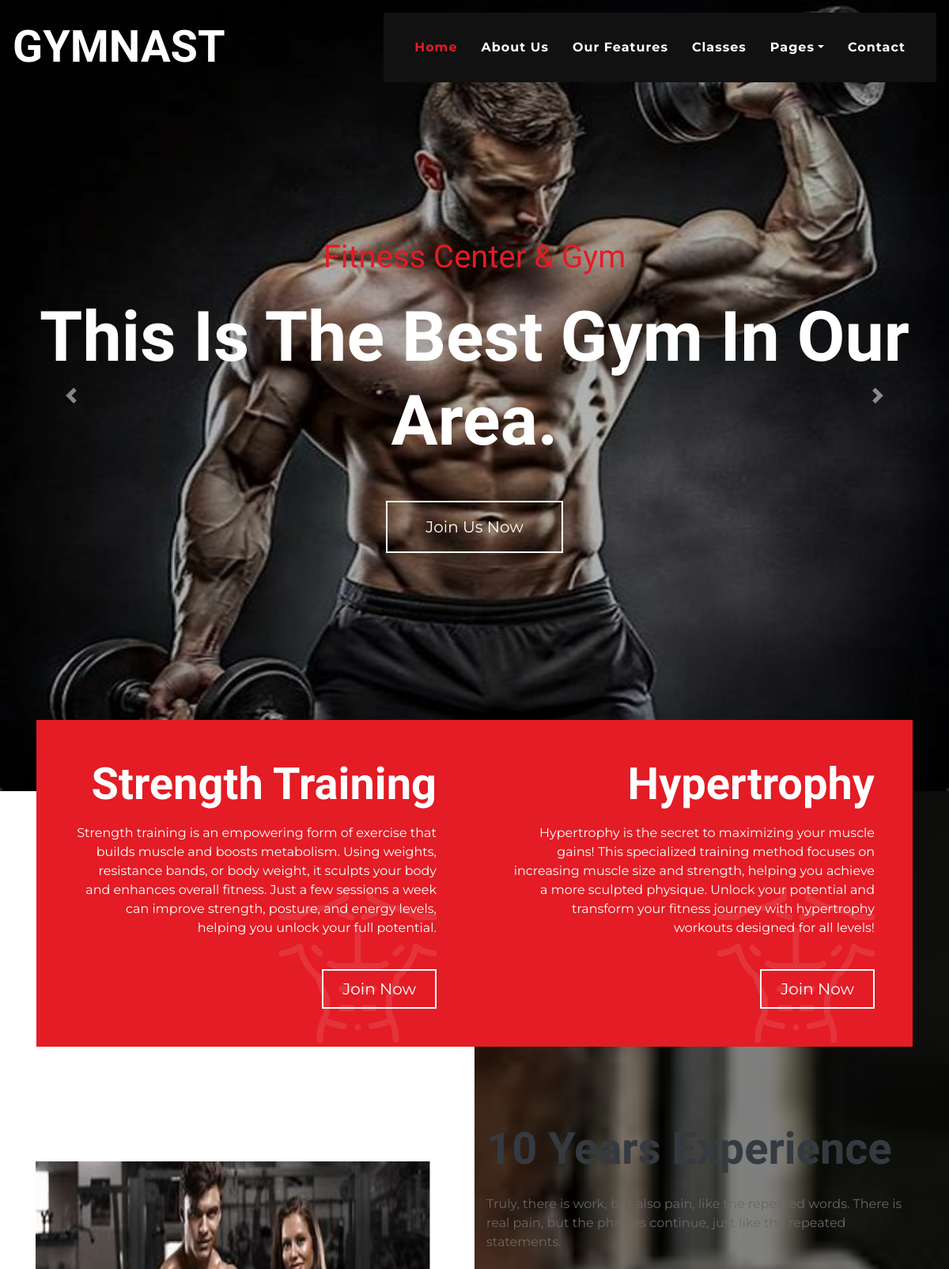
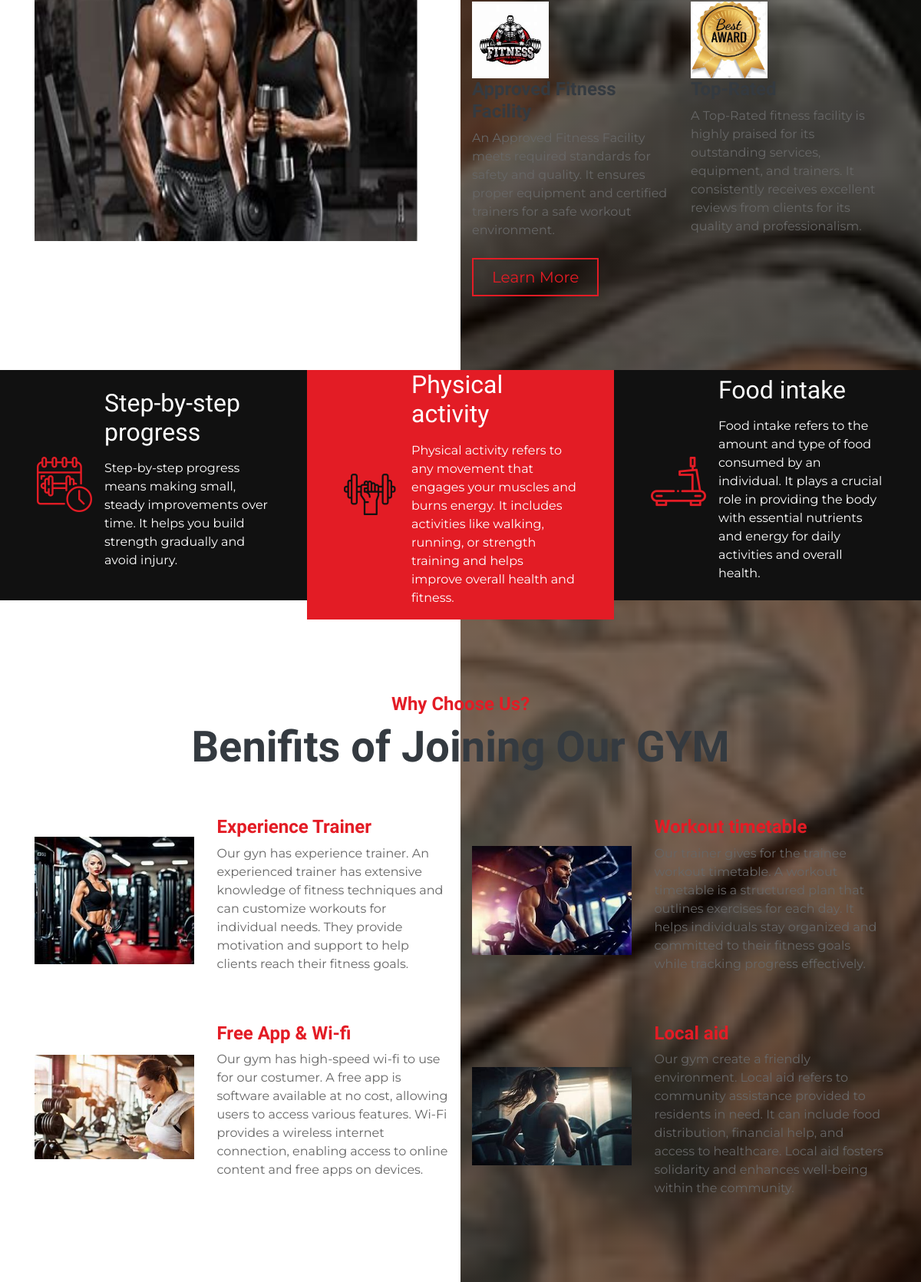
The page / (upper part) on the database its author committed (2 pictures, top to bottom).
### myapp/models.py (models this page shows)
class Home(models.Model):
    title = models.CharField(max_length=200)
    description = models.TextField()
    images = models.ImageField(upload_to='images/')

class Access(models.Model):
    title = models.CharField(max_length=200)
    description = models.TextField()

class About(models.Model):
    image = models.ImageField(upload_to='about/')

class About1(models.Model):
    image = models.ImageField(upload_to='about1/')
    name = models.CharField(max_length=200)
    description = models.TextField()

class Featue(models.Model):
    name = models.CharField(max_length=200)
    description = models.TextField()

class Featue1(models.Model):
    name = models.CharField(max_length=200)
    description = models.TextField()

class Featue2(models.Model):
    name = models.CharField(max_length=200)
    description = models.TextField()

class Benefit(models.Model):
    image = models.ImageField(upload_to='benefit/')
    name = models.CharField(max_length=200)
    description = models.TextField()

### myapp/views.py (the view)
# urls.py: 2. Add a URL to urlpatterns:  path('', views.home, name='home')
def home(request):
    home = Home.objects.all().order_by('id')
    access = Access.objects.all().order_by('id')[:2]
    about = About.objects.all().order_by('id')
    about1 = About1.objects.all().order_by('id')[:2]
    featue = Featue.objects.all().order_by('id')
    featue1 = Featue1.objects.all().order_by('id')
    featue2 = Featue2.objects.all().order_by('id')
    benefit = Benefit.objects.all().order_by('id')[:4]
    bmi = Bmi.objects.all().order_by('-id')
    trainer = Trainer.objects.all().order_by('id')
    client = Client.objects.all().order_by('id')[:4]
    blog = Blog.objects.all().order_by('id')[:3]
    subscribe = Subscribe.objects.all().order_by('id')
    context = {
        'home': home,
        'access': access,
        'about': about,
        'about1': about1,
        'featue': featue,
        'featue1': featue1,
        'featue2': featue2,
        'benefit': benefit,
        'bmi': bmi,
        'trainer': trainer,
        'client': client,
        'blog': blog,
        'subscribe': subscribe
    }
    return render(request, 'index.html', context)

### myapp/templates/index.html (shortened to what this page needs)
{% extends 'base.html' %}
{% block body %}
{% load static %}
<div class="container-fluid p-0">
    <div id="blog-carousel" class="carousel slide" data-ride="carousel">
        <div class="carousel-inner">
            {% for h in home %}
            <div class="carousel-item {% if forloop.first %}active{% endif %}">
                <img class="w-100" src="{{ h.images.url }}" alt="image" style="height:1000px">
                <div class="carousel-caption d-flex flex-column align-items-center justify-content-center">
                    <h1 class="text-primary text-capitalize m-0">{{ h.title }}</h1>
                    <h2 class="display-2 m-0 mt-2 mt-md-4 text-white font-weight-bold text-capitalize">{{ h.description }}</h2>
                    <a href="" class="btn btn-lg btn-outline-light mt-3 mt-md-5 py-md-3 px-md-5">Join Us Now</a>
                </div>
            </div>
            {% endfor %}
        </div>
        <a class="carousel-control-prev" href="#blog-carousel" data-slide="prev">
            <span class="carousel-control-prev-icon"></span>
        </a>
        <a class="carousel-control-next" href="#blog-carousel" data-slide="next">
            <span class="carousel-control-next-icon"></span>
        </a>
    </div>
</div>
<div class="container gym-class mb-5">
    <div class="row px-3">
        {% for a in access %}
        <div class="col-md-6 p-0">
            <div class=" d-flex flex-column align-items-end bg-primary text-right text-white py-5 px-5">
                <i class="flaticon-six-pack"></i>
                <h3 class="display-4 mb-3 text-white font-weight-bold">{{ a.title }}</h3>
                <p>{{ a.description }}</p>
                <a href="" class="btn btn-lg btn-outline-light mt-4 px-4">Join Now</a>
            </div>
        </div>
        {% endfor %}
    </div>
</div>
<div class="container py-5">
    <div class="row align-items-center">
        {% for a in about %}
        <div class="col-lg-6">
            <img class="img-fluid mb-4 mb-lg-0'" src="{{a.image.url}}" alt="Image" style="height: 450px;  width: 500px">
        </div>
        {% endfor %}
        <div class="col-lg-6">
            <h2 class="display-4 font-weight-bold mb-4">10 Years Experience</h2>
            <p>Truly, there is work, but also pain, like the repeated words. There is real pain, but the phrases continue, just like the repeated statements.</p>
            <div class="row py-2">
                {% for a in about1 %}
                <div class="col-sm-6">
                    <img src = {{ a.image.url }} style="height: 100px; width: 100px;">
                    <h4 class="font-weight-bold">{{ a.name }}</h4>
                    <p>{{ a.description }}</p>
                </div>
                {% endfor %}
            </div>
            <a href="" class="btn btn-lg px-4 btn-outline-primary">Learn More</a>
        </div>
    </div>
</div>
<div class="container-fluid my-5">
    <div class="row">
        <div class="col-lg-4 p-0">
            <div class="d-flex align-items-center bg-secondary text-white px-5" style="min-height: 300px;">
                <i class="flaticon-training display-3 text-primary mr-3"></i>
                {% for f in featue %}
                <div class="">
                    <h2 class="text-white mb-3">{{ f.name }}</h2>
                    <p>{{ f.description }}</p>
                </div>
                {% endfor %}
            </div>
        </div>
        <div class="col-lg-4 p-0">
            <div class="d-flex align-items-center bg-primary text-white px-5" style="min-height: 300px;">
                <i class="flaticon-weightlifting display-3 text-secondary mr-3"></i>
                {% for f in featue1 %}
                <div class="">
                    <h2 class="text-white mb-3">{{ f.name }}</h2>
                    <p>{{ f.description }}</p>
                </div>
                {% endfor %}
            </div>
        </div>
        <div class="col-lg-4 p-0">
            <div class="d-flex align-items-center bg-secondary text-white px-5" style="min-height: 300px;">
                <i class="flaticon-treadmill display-3 text-primary mr-3"></i>
                {% for f in featue2 %}
                <div class="">
                    <h2 class="text-white mb-3">{{ f.name }}</h2>
                    <p>{{ f.description }}</p>
                </div>
                {% endfor %}
            </div>
        </div>
    </div>
</div>
<div class="container feature pt-5">
    <div class="d-flex flex-column text-center mb-5">
        <h4 class="text-primary font-weight-bold">Why Choose Us?</h4>
        <h4 class="display-4 font-weight-bold">Benifits of Joining Our GYM</h4>
    </div>
    <div class="row">
        {% for b in benefit %}
        <div class="col-md-6 mb-5">
            <div class="row align-items-center">
                <div class="col-sm-5">
                    <img class="img-fluid mb-3 mb-sm-0" src="{{ b.image.url }}" alt="Image">
                </div>
                <div class="col-sm-7">
                    <h4 class="text-primary font-weight-bold">{{ b.name }}</h4>
                    <p>{{ b.description }}</p>
                </div>
            </div>
        </div>
        {% endfor %}
    </div>
</div>
{% endblock %}

### templates/base.html (shortened to what this page needs)
{% load static %}
<!DOCTYPE html>
<html>
<head>
    <head>
        <link href="https://cdnjs.cloudflare.com/ajax/libs/font-awesome/5.10.0/css/all.min.css" rel="stylesheet">
        <link href="{% static 'lib/flaticon/font/flaticon.css' %}" rel="stylesheet">
        <link href="{% static 'css/style.min.css' %}" rel="stylesheet">
    </head>
</head>
<body>
    {% include 'header.html' %}
    {% block body %} {% endblock %}
</body>
</html>

### templates/header.html (shortened to what this page needs)
{% load static %}
<div class="container-fluid p-0 nav-bar">
    <nav class="navbar navbar-expand-lg bg-none navbar-dark py-3">
        <a href="" class="navbar-brand">
            <h1 class="m-0 display-4 font-weight-bold text-uppercase text-white">Gymnast</h1>
        </a>
        <div class="collapse navbar-collapse justify-content-between" id="navbarCollapse">
            <div class="navbar-nav ml-auto p-4 bg-secondary">
                <a href="index.html" class="nav-item nav-link active">Home</a>
                <a href="about.html" class="nav-item nav-link">About Us</a>
                <a href="feature.html" class="nav-item nav-link">Our Features</a>
                <a href="class.html" class="nav-item nav-link">Classes</a>
                <div class="nav-item dropdown">
                    <a href="#" class="nav-link dropdown-toggle" data-toggle="dropdown">Pages</a>
                </div>
                <a href="contact.html" class="nav-item nav-link">Contact</a>
            </div>
        </div>
    </nav>
</div>

### rows shown on the page
Home: images (picture), title "Fitness Center & Gym", description "This Is The Best Gym In Our Area."
Access: title "Strength Training", description "Strength training is an empowering form of exercise that builds muscle and boosts metabolism. Using weights, resistance bands, or body weight, it sculpts your body and enhances overall fitness. Just a few sessions a week can improve strength, posture, and energy levels, helping you unlock your full potential."
Access: title "Hypertrophy", description "Hypertrophy is the secret to maximizing your muscle gains! This specialized training method focuses on increasing muscle size and strength, helping you achieve a more sculpted physique. Unlock your potential and transform your fitness journey with hypertrophy workouts designed for all levels!"
About: image (picture)
About1: image (picture), name "Approved Fitness Facility", description "An Approved Fitness Facility meets required standards for safety and quality. It ensures proper equipment and certified trainers for a safe workout environment."
About1: image (picture), description "A Top-Rated fitness facility is highly praised for its outstanding services, equipment, and trainers. It consistently receives excellent reviews from clients for its quality and professionalism."
Featue: name "Step-by-step progress", description "Step-by-step progress means making small, steady improvements over time. It helps you build strength gradually and avoid injury."
Featue1: name "Physical activity", description "Physical activity refers to any movement that engages your muscles and burns energy. It includes activities like walking, running, or strength training and helps improve overall health and fitness."
Featue2: name "Food intake", description "Food intake refers to the amount and type of food consumed by an individual. It plays a crucial role in providing the body with essential nutrients and energy for daily activities and overall health."
Benefit: image (picture), name "Experience Trainer", description "Our gyn has experience trainer. An experienced trainer has extensive knowledge of fitness techniques and can customize workouts for individual needs. They provide motivation and support to help clients reach their fitness goals."
Benefit: image (picture), name "Workout timetable", description "Our trainer gives for the trainee workout timetable. A workout timetable is a structured plan that outlines exercises for each day. It helps individuals stay organized and committed to their fitness goals while tracking progress effectively."
Benefit: image (picture), name "Free App & Wi-fi", description "Our gym has high-speed wi-fi to use for our costumer. A free app is software available at no cost, allowing users to access various features. Wi-Fi provides a wireless internet connection, enabling access to online content and free apps on devices."
Benefit: image (picture), name "Local aid", description "Our gym create a friendly environment. Local aid refers to community assistance provided to residents in need. It can include food distribution, financial help, and access to healthcare. Local aid fosters solidarity and enhances well-being within the community."
